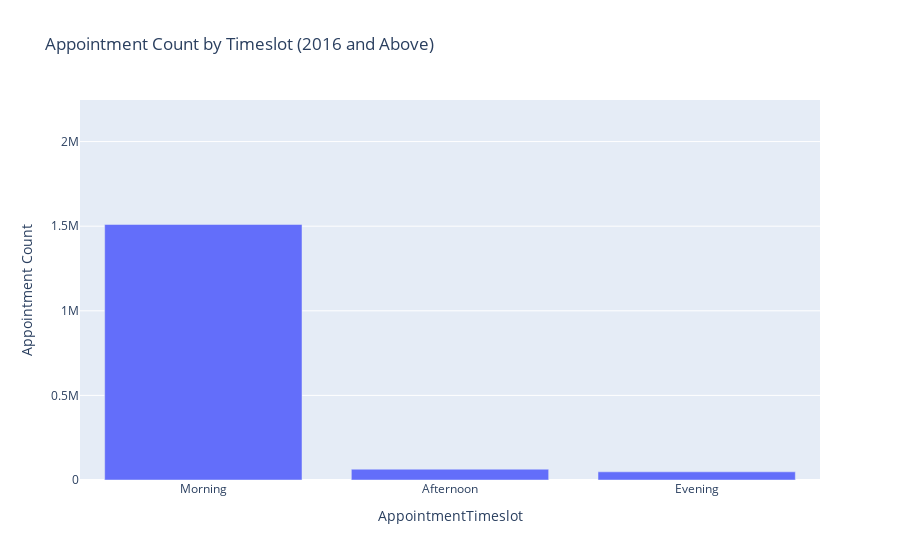

The code cell stored with this chart in its notebook:
### Code cell
# Timeslot Analysis
timeslot_query = '''
    SELECT
        CASE
            WHEN HOUR(StartTime) BETWEEN 6 AND 12 THEN 'Morning'
            WHEN HOUR(StartTime) BETWEEN 12 AND 18 THEN 'Afternoon'
            WHEN HOUR(StartTime) BETWEEN 18 AND 24 THEN 'Evening'
        END AS AppointmentTimeslot,
        COUNT(*) AS AppointmentCount
    FROM
        Appointments
    WHERE
        YEAR(StartTime) >= 2016
    GROUP BY
        AppointmentTimeslot
    ORDER BY
        AppointmentCount DESC;
'''

# Execute the query and load the result into a DataFrame
timeslot_df = pd.read_sql_query(timeslot_query, engine)

# Display the DataFrame
print(timeslot_df)

# # Plot bar chart for Timeslot Analysis
# plt.figure(figsize=(10, 6))
# sns.barplot(x='AppointmentTimeslot', y='AppointmentCount', data=timeslot_df)
# plt.title('Appointment Count by Timeslot (2016 and Above)')
# plt.xlabel('Timeslot')
# plt.ylabel('Appointmasdent Count')
# plt.show()

fig = px.bar(timeslot_df, x='AppointmentTimeslot', y='AppointmentCount',
             labels={'AppointmentCount': 'Appointment Count'},
             title='Appointment Count by Timeslot (2016 and Above)')

# Show the interactive plot
fig.show()

### Figure 1 — Plotly figure (JSON) as saved in the notebook; plotly's stock layout.template omitted (floating-point values rounded to 4 significant figures)
{"data": [{"alignmentgroup": "True", "hovertemplate": "AppointmentTimeslot=%{x}<br>Appointment Count=%{y}<extra></extra>", "legendgroup": "", "marker": {"color": "#636efa", "pattern": {"shape": ""}}, "name": "", "offsetgroup": "", "orientation": "v", "showlegend": false, "textposition": "auto", "type": "bar", "x": [null, "Morning", "Afternoon", "Evening"], "xaxis": "x", "y": [2133423, 1510097, 63804, 48337], "yaxis": "y"}], "layout": {"barmode": "relative", "legend": {"tracegroupgap": 0}, "title": {"text": "Appointment Count by Timeslot (2016 and Above)"}, "xaxis": {"anchor": "y", "domain": [0, 1], "title": {"text": "AppointmentTimeslot"}}, "yaxis": {"anchor": "x", "domain": [0, 1], "title": {"text": "Appointment Count"}}}}
